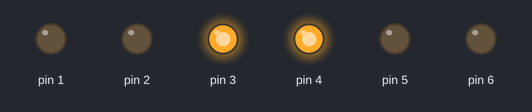
A sketch run on a simulated Arduino Uno, built with avr-gcc and run on an emulated ATmega328P. On the bench: output pins drawn as LEDs (lit = HIGH).

Above: at 3.4 s.
At 3.8 s:
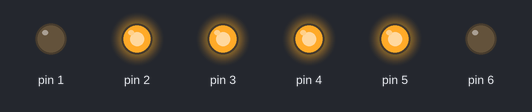
At 4.2 s:
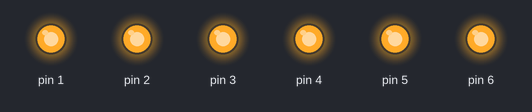
At 5.4 s:
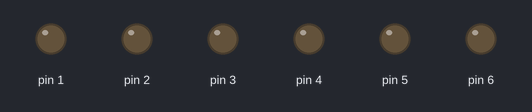
At 7.0 s:
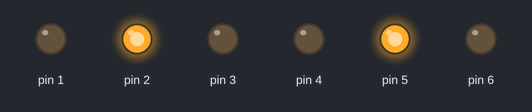
At 8.2 s:
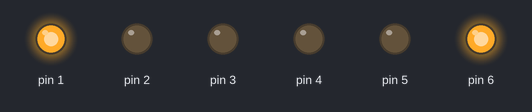
Timing chart, 0 to 12.0 s (numbered marks = the images above):
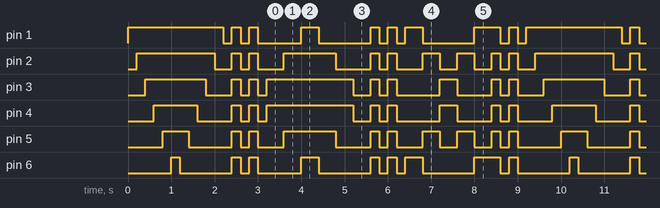

Measured:
- by itself, pin 1: repeats every 9.2 s: 2 × (LOW 0.20 s, HIGH 0.20 s), LOW 1.0 s, HIGH 0.40 s, LOW 1.2 s, 2 × (HIGH 0.20 s, LOW 0.20 s), HIGH 0.40 s, LOW 1.2 s, HIGH 0.60 s, LOW 0.20 s, HIGH 0.20 s, LOW 0.20 s, HIGH 2.2 s
- by itself, pin 6: repeats every 9.2 s: LOW 1.2 s, HIGH 0.20 s, LOW 0.20 s, HIGH 0.20 s, LOW 1.0 s, HIGH 0.40 s, LOW 1.2 s, 2 × (HIGH 0.20 s, LOW 0.20 s), HIGH 0.40 s, LOW 1.2 s, HIGH 0.60 s, LOW 0.20 s, HIGH 0.20 s, LOW 1.2 s, HIGH 0.20 s
- by itself, everything shown: repeats every 9.2 s, in 35 steps

The sketch:

led2.pde
```cpp
//设置控制Led的数字IO脚
int Led1 = 1;
int Led2 = 2;
int Led3 = 3;
int Led4 = 4;
int Led5 = 5;
int Led6 = 6;
//led灯花样显示样式1子程序
void style_1(void)
{
  unsigned char j;
  for(j=1;j<=6;j++)//每隔200ms依次点亮1~6引脚相连的led灯
  {
    digitalWrite(j,HIGH);//点亮j引脚相连的led灯
    delay(200);//延时200ms
  }
  for(j=6;j>=1;j--)//每隔200ms依次熄灭6~1引脚相连的led灯
  {
    digitalWrite(j,LOW);//熄灭j引脚相连的led灯
    delay(200);//延时200ms
  }
}
//灯闪烁子程序
void flash(void)
{
  unsigned char j,k;
  for(k=0;k<=1;k++)//闪烁两次
  {
    for(j=1;j<=6;j++)//点亮1~6引脚相连的led灯
      digitalWrite(j,HIGH);//点亮与j引脚相连的led灯
    delay(200);//延时200ms
    for(j=1;j<=6;j++)//熄灭1~6引脚相连的led灯
      digitalWrite(j,LOW);//熄灭与j引脚相连的led灯
    delay(200);//延时200ms
  }
}
//led灯花样显示样式2子程序
void style_2(void)
{
  unsigned char j,k;
  k=1;//设置k的初值为1
  for(j=3;j>=1;j--)
  {
    digitalWrite(j,HIGH);//点亮灯
    digitalWrite(j+k,HIGH);//点亮灯
    delay(400);//延时400ms
    k +=2;//k值加2
  }
  k=5;//设置k值为5
  for(j=1;j<=3;j++)
  {
    digitalWrite(j,LOW);//熄灭灯
    digitalWrite(j+k,LOW);//熄灭灯
    delay(400);//延时400ms
    k -=2;//k值减2
  }
}
//led灯花样显示样式3子程序
void style_3(void)
{
  unsigned char j,k;//led灯花样显示样式3子程序
  k=5;//设置k值为5
  for(j=1;j<=3;j++)
  {
    digitalWrite(j,HIGH);//点亮灯
    digitalWrite(j+k,HIGH);//点亮灯
    delay(400);//延时400ms
    digitalWrite(j,LOW);//熄灭灯
    digitalWrite(j+k,LOW);//熄灭灯
    k -=2;//k值减2
  }
  k=3;//设置k值为3
  for(j=2;j>=1;j--)
  {
    digitalWrite(j,HIGH);//点亮灯
    digitalWrite(j+k,HIGH);//点亮灯
    delay(400);//延时400ms
    digitalWrite(j,LOW);//熄灭灯
    digitalWrite(j+k,LOW);//熄灭灯
    k +=2;//k值加2
  }
}
void setup()
{
  unsigned char i;
  for(i=1;i<=6;i++)//依次设置1~6个数字引脚为输出模式
    pinMode(i,OUTPUT);//设置第i个引脚为输出模式
}
void loop()
{
  style_1();//样式1
  flash();//闪烁
  style_2();//样式2
  flash();//闪烁
  style_3();//样式3
  flash();//闪烁
}
```
